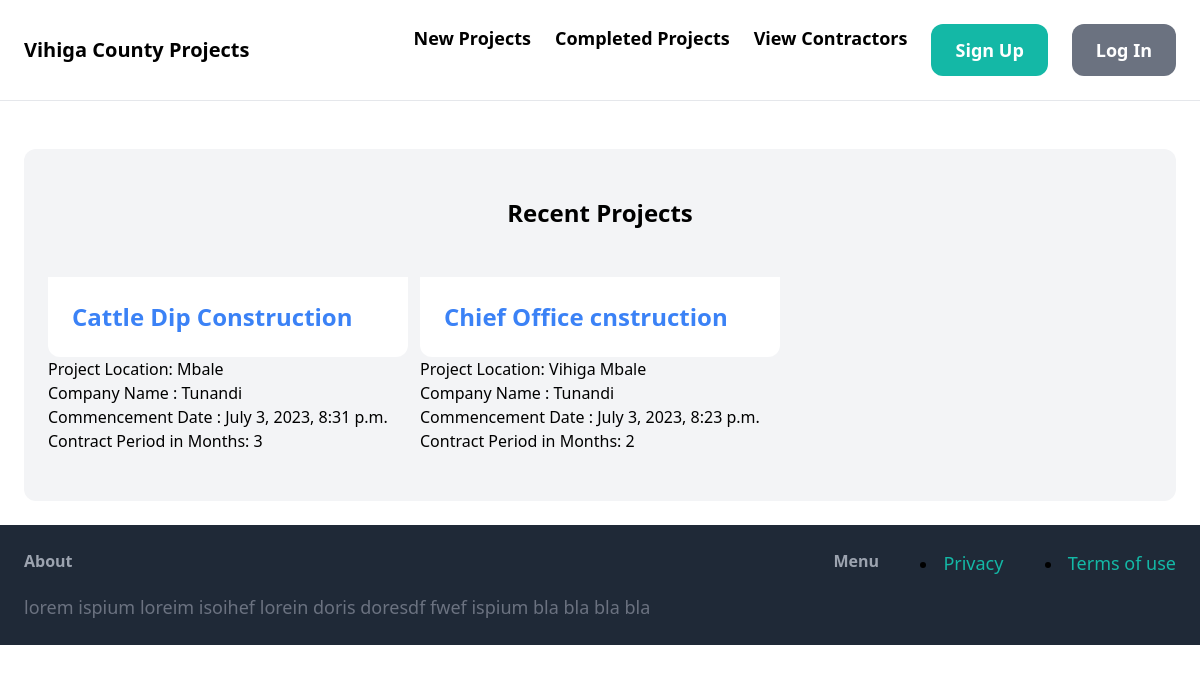
The page / on the database its author committed.
### tracker/models.py (models this page shows, shortened)
class Project(models.Model):
    PAYMENT_STATUS=(
            (0,"Paid"),
            (1,"Pending")
        )
    WORK_STATUS=(
        (0,"started"),
        (1,"completed")
        )
    project_name = models.CharField(max_length=100,unique=True)
    project_location = models.CharField(max_length=100)
    sqm_rate_or_lm = models.CharField(max_length=50)
    commencement_date = models.DateTimeField()
    company_name = models.ForeignKey(Contractor,on_delete=models.CASCADE,related_name='contracting_company')
    procurrement_department = models.ForeignKey(Procurement_Department, on_delete=models.CASCADE,related_name='procurement')
    site_location = models.CharField(max_length=80)
    floor_area = models.CharField(max_length=20)
    contract_sum = models.CharField(max_length=20)
    payments_made = models.CharField(max_length=20)
    payment_status = models.BooleanField(choices=PAYMENT_STATUS, default=1)
    work_status = models.BooleanField(choices=WORK_STATUS,default=0)
    completed = models.BooleanField(default=False)
    updated_on = models.DateTimeField(auto_now_add=True)
    date = models.DateField()
    contract_period_months = models.PositiveIntegerField()
    class Meta:
        ordering = ['-updated_on']

class Contractor(models.Model):
    company_name = models.CharField(max_length=100,unique=True)
    company_email  = models.EmailField(null=True,unique=True)
    chief_contractor = models.CharField(max_length=100,unique=True)
    chief_contractor_phone_no = models.CharField(max_length=12,unique=True)
    contracting_team_member_1 = models.CharField(max_length=100,unique=True)
    def __str__(self):
        return self.company_name

### tracker/views.py (the view)
# urls.py: path("",views.home,name="home"),
def home(request):
    projects = Project.objects.all()
    contractor = Contractor.objects.all()
    return render(request, 'tracker/index.html',{
                  'contractor':contractor,
                  'projects':projects,})

### tracker/templates/tracker/index.html (shortened to what this page needs)
{% extends 'tracker/base.html'%}
{% block content %}
<div class = "mt-6 px-6 py-12 bg-gray-100 rounded-xl">
    <h2 class="mb-12 text-2xl text-center font-bold">Recent Projects</h2>
    <div class="grid grid-cols-3 gap-3">
        {% for project in projects %}
        <div>
            <a href=" {% url 'detail' project.id%}">
                <div class="p-6 bg-white rounded-b-xl">
                    <h2 class="text-2xl text-blue-500 font-bold">{{ project.project_name}} </h2>
                </div>
            </a>
            <div>
                <p class="text-1xl  ">Project Location: {{ project.project_location}} </p>
                <p class="text-1xl">Company Name : {{ project.company_name}} </p>
                <p class="text-1xl">Commencement Date : {{ project.commencement_date}} </p>
                <p class="text-1xl">Contract Period in Months: {{ project.contract_period_months}} </p>
            </div>
        </div>
        {% endfor %}
    </div>
</div>
   {% endblock content %}

### rows shown on the page
Project: project_name "Cattle Dip Construction", project_location "Mbale", company_name "Tunandi", commencement_date "July 3, 2023, 8:31 p.m.", contract_period_months "3"
Project: project_name "Chief Office cnstruction", project_location "Vihiga Mbale", company_name "Tunandi", commencement_date "July 3, 2023, 8:23 p.m.", contract_period_months "2"
